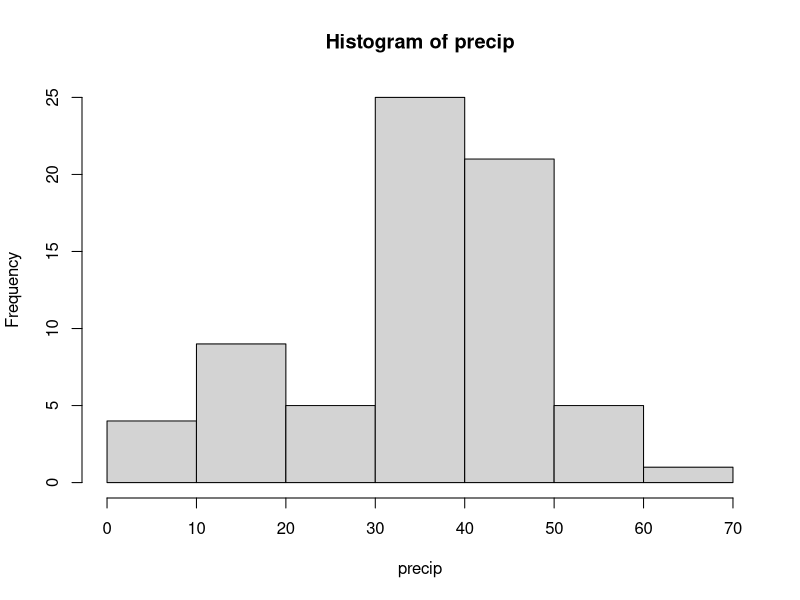
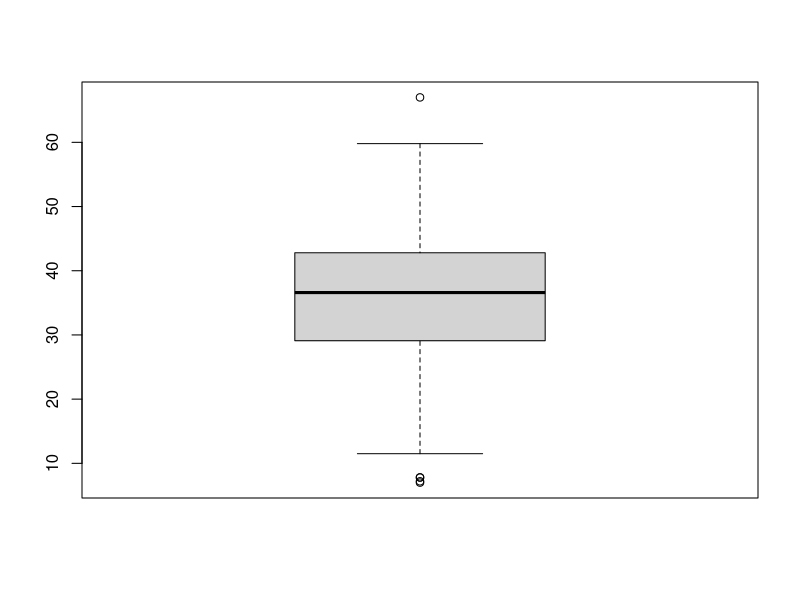

Here is the R script that generated these plots, in order:
#Zadania oparte są na zbiorze danych precip z biblioteki standardowej R (?precip). Znajdź następujące informacje.

# zad. 1 Jaka jest średnia i mediana opadów w rejestrowanych miastach?
c(mean(precip), median(precip))

# zad. 2 Jaka jest wariancja i odchylenie standardowe opadów?
c(var(precip), sd(precip))

# zad. 3 Jaki jest rozstęp opadów? [Uwaga: standardowa funkcja range() nie liczy wprost rozstępu tylko wektor dwuelementowy zawierający minimum i maksimum].
diff(range(precip))

# zad. 4 Jaki jest rozstęp międzykwartylowy? Porównaj wynik uzyskany przy pomocy funkcji IQR() (?IQR) z wynikiem uzyskanym (jak na wykładzie) przy pomocy funkcji fivenum() (?fivenum).
iqr <- function(x) unname(diff(fivenum(x)[c(2,4)]))
c(iqr(precip), IQR(precip))
                                                
# zad. 5 Jakie jest odchylenie przeciętne od średniej? Jakie jest odchylenie przeciętne od mediany?
dev.mean <- function(x) mean(abs(x - mean(x)))
dev.median <- function(x) mean(abs(x - median(x)))
c(dev.mean(precip), dev.median(precip))

# zad. 6 Jaki jest poziom opadów w miastach, których nazwa zaczyna się na “M” (?startsWith)?
m = precip[startsWith(names(precip), "M")]
m

# zad. 7 W których miastach opady są równe średniej?
names(precip[precip == mean(precip)])

# zad. 8 W których miastach opady różnią się od mediany nie więcej niż 0.5 cala?
precip[abs(precip - median(precip))<=0.5]

# zad. 9 W którym mieście opady są najmniejsze, a w którym największe?
paste("Najmniejsze opady są w: ", names(precip[which.min(precip)]))
paste("Największe opady są w: ", names(precip[which.max(precip)]))

# zad. 10 Ile jest miast z opadami powyżej średniej?
sum(precip > mean(precip))
length(precip[precip > mean(precip)])

# zad. 11 W których miastach opady leżą powyżej górnego kwartyla?
names(precip[precip>fivenum(precip)[4]])

# zad. 12 W których miastach opady leżą poniżej dolnego kwartyla?
names(precip[precip<fivenum(precip)[2]])

# zad. 13 Narysuj histogram rozkładu. Jakie wnioski na temat rozkładu można z niego wyciągnąć?
hist(precip)

# zad. 14 Narysuj wykres pudełkowy rozkładu. Jakie z niego płyną wnioski? Które miasta stanowią wartości odstające na wykresie pudełkowym (?boxplot, ?boxplot.stats)?
boxplot(precip)
boxplot.stats(precip)
